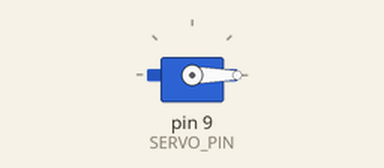
This sketch was run on a simulated Arduino Uno, built with avr-gcc and run on an emulated ATmega328P. Shown: servo.

Above: at 1.05 s.
At 6.65 s:
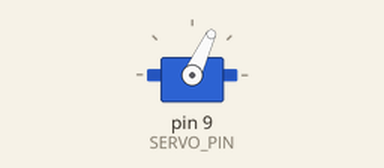
At 7.9 s:
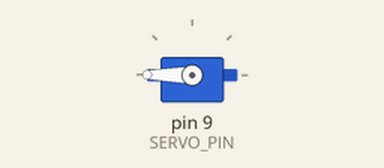
At 14.8 s:
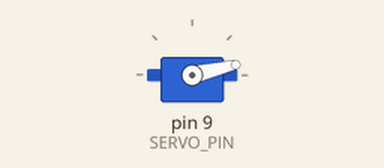
Timing chart, 0 to 19.5 s (numbered marks = the images above):
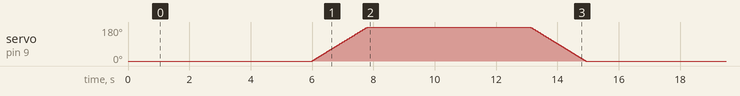

The sketch:

mask_lid_uno.ino
```cpp
// 스마트 우산통 REV D — 마스크통 자동 뚜껑 (아두이노 우노 + 서보만)
// 전원을 켜면 서보가 0° ↔ 180°를 끝까지 천천히 오가며 계속 반복한다.
// 배선: 서보 빨강 → 5V,  갈색 → GND (5V 옆),  주황 → 9번
// 보드: Arduino Uno. 추가 라이브러리 없음.

#include <Servo.h>

const int SERVO_PIN = 9;
const int ANGLE_A = 0;                 // 한쪽 끝
const int ANGLE_B = 180;               // 다른 쪽 끝
const unsigned long WAIT_MS = 5000;    // 끝에서 멈춰 있는 시간 (1000 = 1초)
const int STEP_MS = 10;                // 1°씩 움직이는 간격. 크면 느리게, 작으면 빠르게

Servo lid;
int nowDeg = ANGLE_A;

void moveTo(int to) {
  lid.attach(SERVO_PIN);
  while (nowDeg != to) {
    nowDeg += (to > nowDeg) ? 1 : -1;
    lid.write(nowDeg);
    delay(STEP_MS);
  }
  delay(300);
  lid.detach();                        // 멈춰 있을 때 힘 빼기 → 떨림·소리 없음
}

void setup() {
  lid.attach(SERVO_PIN);
  lid.write(ANGLE_A);                  // 켜면 먼저 한쪽 끝으로
  delay(1000);
  lid.detach();
}

void loop() {
  delay(WAIT_MS);
  moveTo(ANGLE_B);
  delay(WAIT_MS);
  moveTo(ANGLE_A);
}
```
